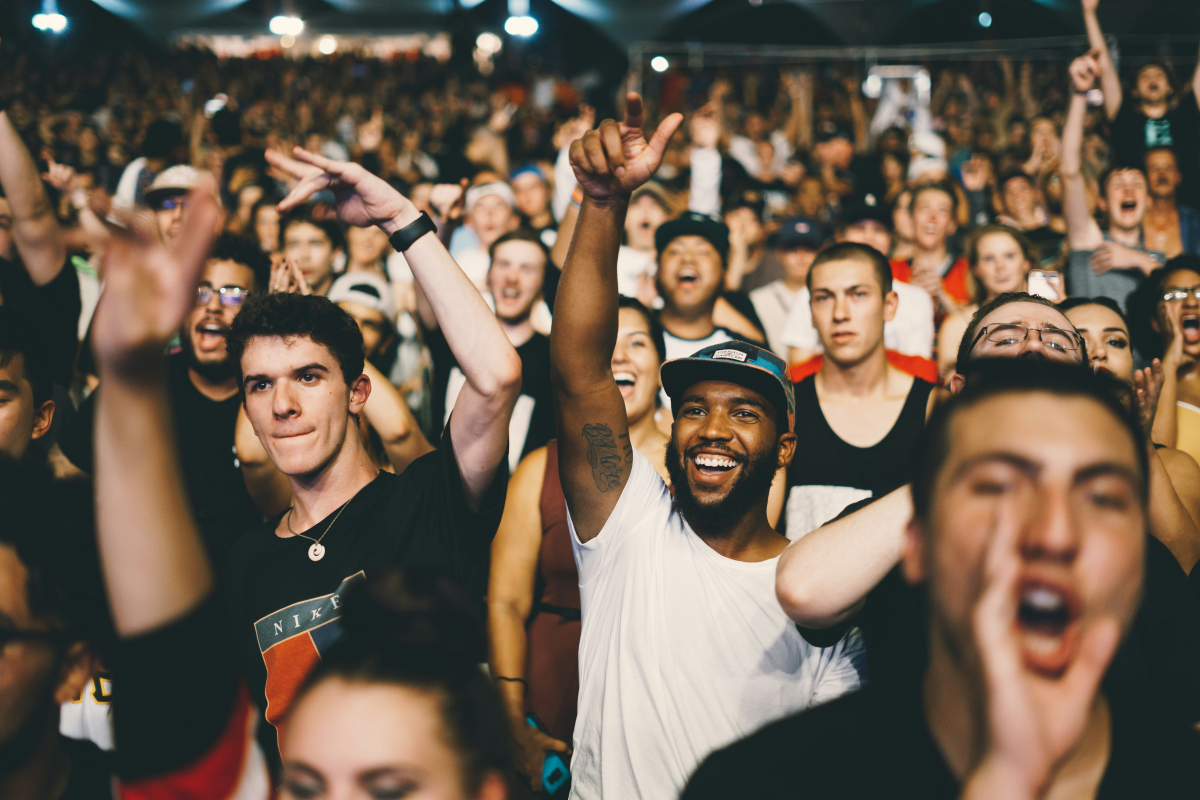
#> input picture Photos/faces (3).jpg, 6000 x 4000 px (shown at 1/5 size)
$ python face_detect.py
#> lines starting #> are read from the running program, lines starting #| are printed output that depends on the picture; after the words box and inside, x2 and y2 are one past the last pixel; in counts of white or black regions, pixels touching at a corner belong together
#> further down, img_fullsize is the input picture: shape (4000, 6000, 3); mean B, G, R 79.4, 94.4, 110.5
### rescale_utils.py
import cv2 as cv


def rescale_frames(frame, max_dim=720):
    # Images, Videos, live video
    # get curr dim of the img
#> called with max_dim = 720
    height, width = frame.shape[:2]
#> height = 4000; width = 6000

    # determine scaling factor
    scale = min(max_dim / height, max_dim / width)
#> scale = 0.12

    # compute dim and resize img
    new_width = int(width * scale)
#> new_width = 720
    new_height = int(height * scale)
#> new_height = 480
    dimensions = (new_width, new_height)
#> dimensions = (720, 480)

    return cv.resize(frame, dimensions, interpolation=cv.INTER_AREA)
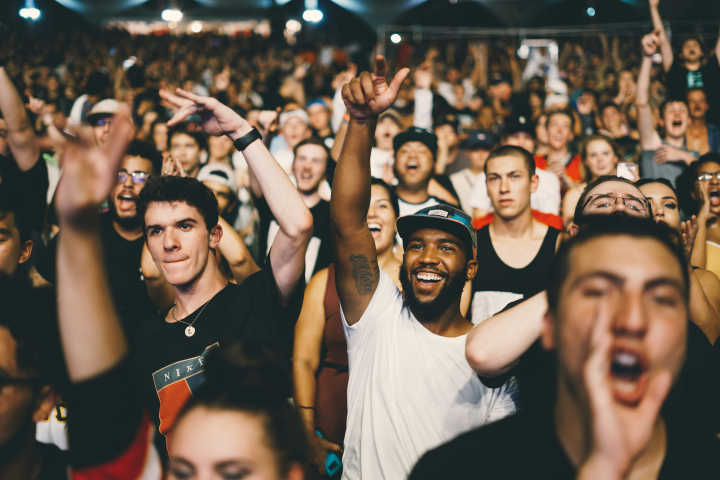
#> returned value: shape (480, 720, 3); mean of channels 0, 1, 2 79.4, 94.4, 110.5; drawn as B, G, R


def change_res(capture, width, height):
    capture.set(cv.CAP_PROP_FRAME_WIDTH, width)
    capture.set(cv.CAP_PROP_FRAME_HEIGHT, height)


cv.waitKey(0)

### face_detect.py
import cv2 as cv
import matplotlib.pyplot as plt
import numpy as np

from rescale_utils import rescale_frames


img_fullsize = cv.imread('Photos/faces (3).jpg')
img = rescale_frames(img_fullsize)
cv.imshow('Cat', img)

# based on edges the face is detected.
# first turn to grayscale
gray = cv.cvtColor(img, cv.COLOR_BGR2GRAY)
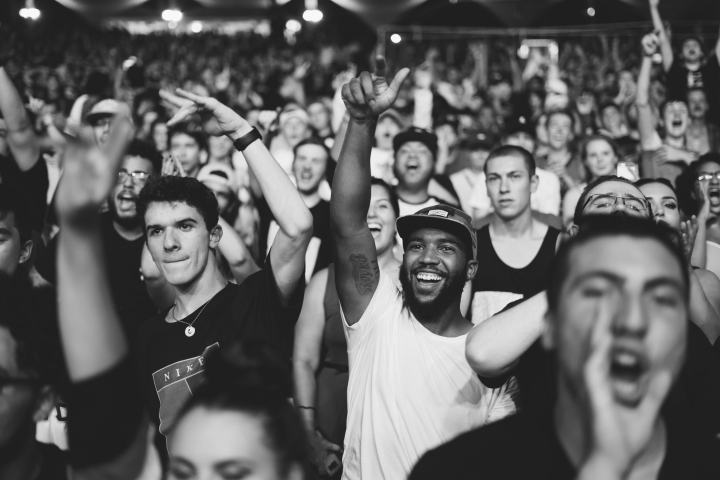
#> gray: shape (480, 720); min 30, max 249, mean 97.4
cv.imshow('Gray', gray)

# classifier reads XML code and stores it in variable haar_cascade
haar_cascade = cv.CascadeClassifier('haar_face.xml')

# returns coordinates of the face as array
# minNeighbors= is the sensitivity for how noise-tolerant the detection is.
faces_rect = haar_cascade.detectMultiScale(gray, scaleFactor=1.1, minNeighbors=1)
#> faces_rect = 17 rows, first 6: [615, 71, 24, 24], [684, 91, 26, 26], [545, 114, 30, 30], [63, 57, 30, 30], [372, 113, 30, 30], [166, 134, 34, 34]

print(f'Number of faces found = {len(faces_rect)}')
#| Number of faces found = 17

# we can loop through values:
for (x, y, w, h) in faces_rect:
    cv.rectangle(img, (x, y), (x + w, y + h), (0, 255, 0), thickness=2)
#> this loop made 17 passes
#> (x, y, w, h) on passes 1 to 12: (615, 71, 24, 24), (684, 91, 26, 26), (545, 114, 30, 30), (63, 57, 30, 30), (372, 113, 30, 30), (166, 134, 34, 34), (583, 142, 34, 34), (291, 146, 36, 36), (112, 190, 28, 28), (624, 96, 29, 29), (116, 159, 37, 37), (390, 133, 48, 48)
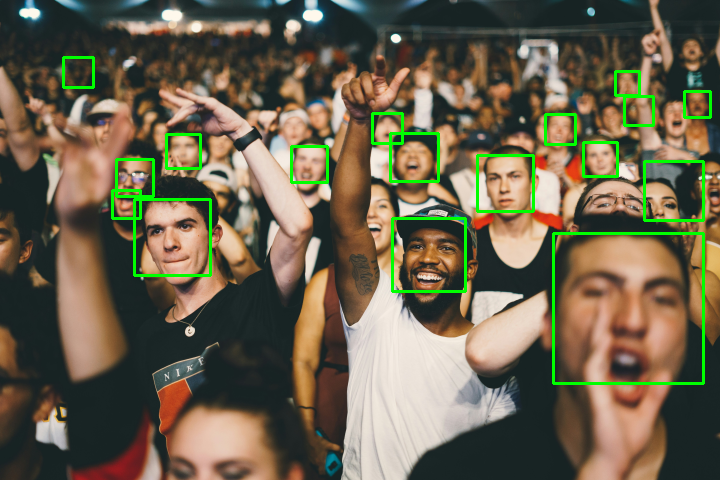
#> img: shape (480, 720, 3); 2.73% of pixels changed, all inside (x1, y1, x2, y2) = (62, 56, 712, 385)

cv.imshow('Detected faces', img)

cv.waitKey(0)
cv.destroyAllWindows()

$ run again, with Photos/faces (4).jpg copied over Photos/faces (3).jpg
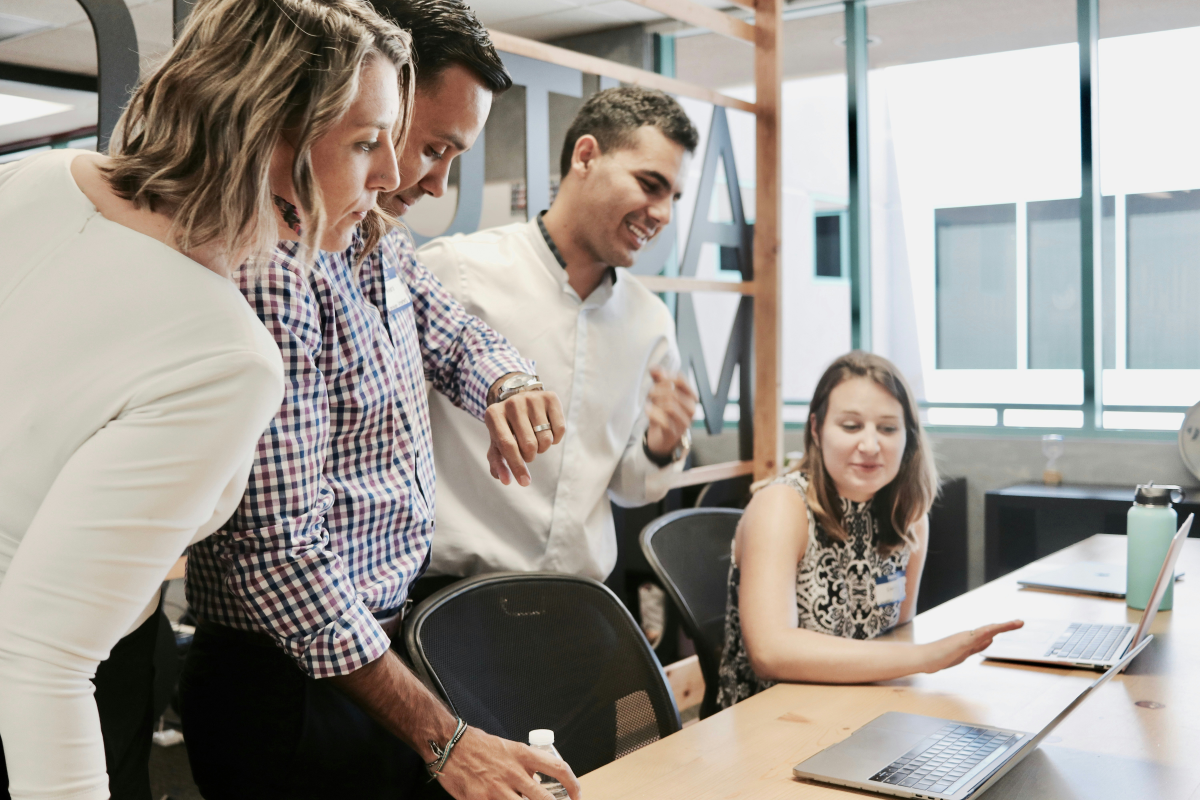
#> input picture Photos/faces (4).jpg, 6000 x 4000 px (shown at 1/5 size)
#> img_fullsize is the input picture: shape (4000, 6000, 3); mean B, G, R 146.4, 153.3, 159.5
#> `gray = cv.cvtColor(img, cv.COLOR_BGR2GRAY)`:
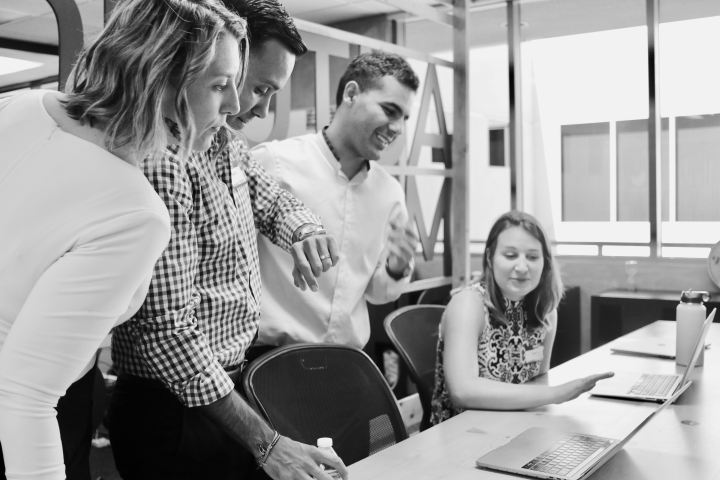
#> gray: shape (480, 720); min 0, max 243, mean 154.4
#> faces_rect = [[487, 230, 65, 65], [570, 93, 91, 91]]
#| Number of faces found = 2
#> the loop `for (x, y, w, h) in faces_rect:` made 2 passes
#> after the loop `for (x, y, w, h) in faces_rect:`:
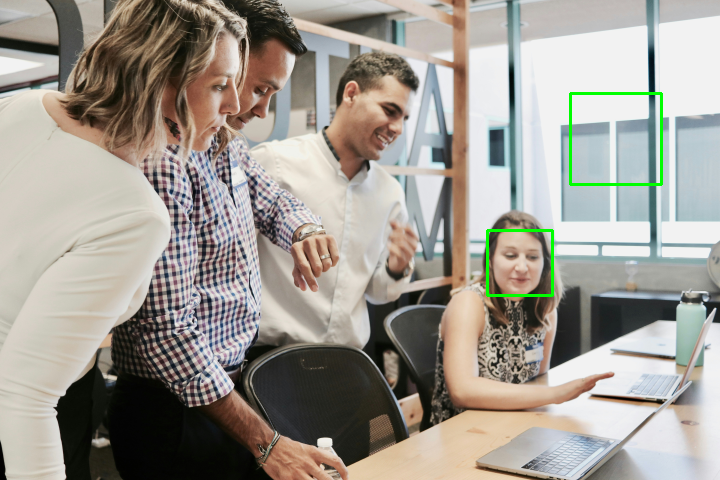
#> img: shape (480, 720, 3); mean B, G, R 145.5, 153.8, 158.6
